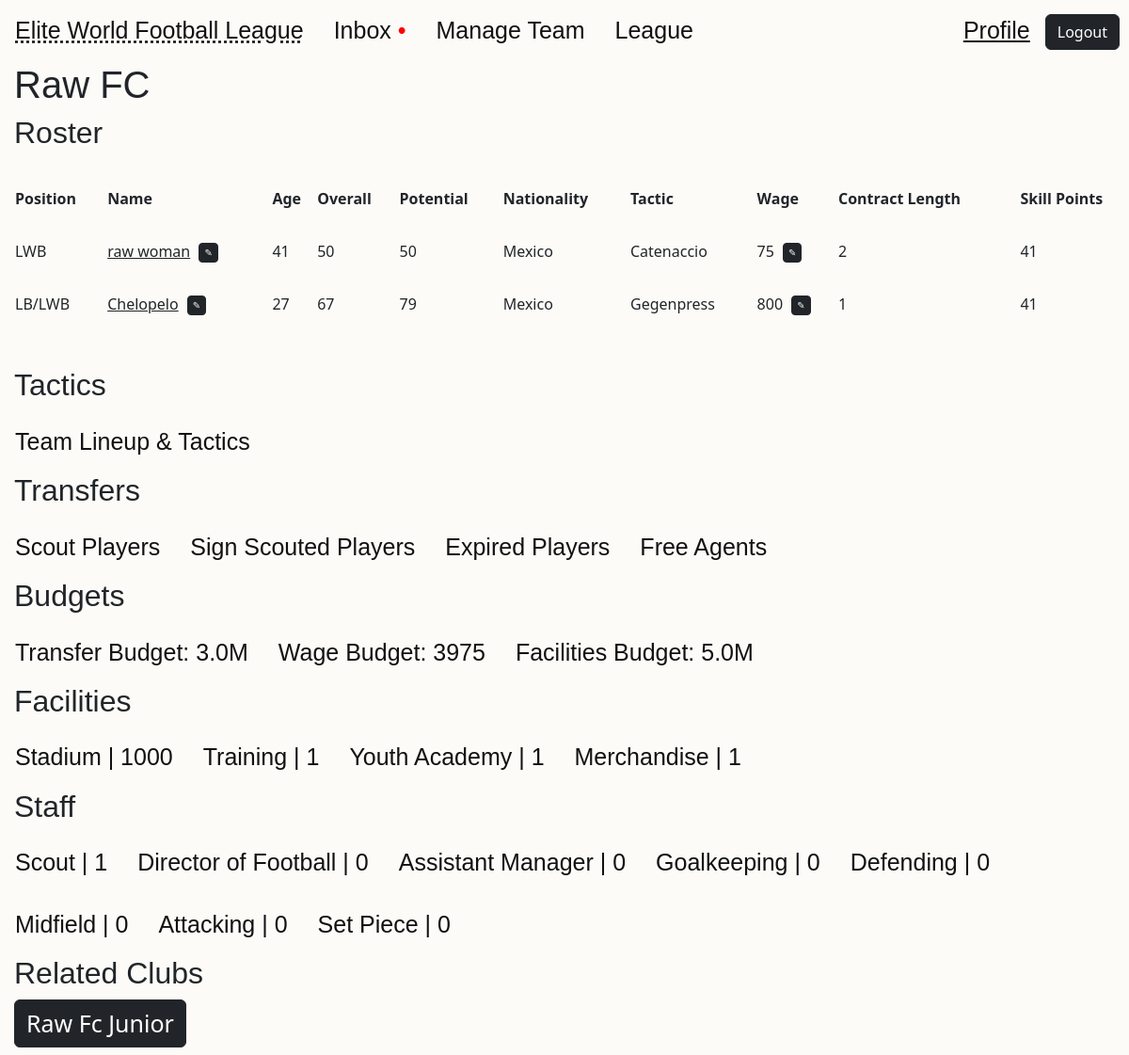
The page /manage-team/ (signed in) on the database its author committed.
### management/models.py (models this page shows, shortened)
class Team(models.Model):
    id = models.AutoField(primary_key=True)
    name = models.CharField(max_length=64, unique=True)
    logo = models.ImageField(default='default-logo.png', upload_to='team_logos')
    owner = models.ForeignKey(User, on_delete=models.CASCADE)
    stadium = models.IntegerField(default=1000)
    scout = models.IntegerField(default=1)
    training_facilties = models.IntegerField(default=1)
    youth_academy = models.IntegerField(default=1)
    merchandise = models.IntegerField(default=1)
    director_of_football = models.IntegerField(default=0)
    assistant_manager = models.IntegerField(default=0)
    goalkeeping_coach = models.IntegerField(default=0)
    defending_coach = models.IntegerField(default=0)
    midfield_coach = models.IntegerField(default=0)
    attacking_coach = models.IntegerField(default=0)
    set_piece_coach = models.IntegerField(default=0)
    physiotherapist = models.IntegerField(default=0)
    transfer_budget = models.FloatField(default=5.0)
    facilities_budget = models.FloatField(default=5.0)
    wage_budget_total = models.IntegerField(default=5000)
    wage_budget_spent = models.IntegerField(default=0)
    wage_budget_remaining = models.IntegerField(default=0)
    scout_reports_remaining = models.IntegerField(default=10)
    can_transfer = models.BooleanField(default=False)
    new_message = models.BooleanField(default=False)
    tactic = models.CharField(max_length=64, default="Balanced")
    mentality = models.CharField(max_length=64, default="Balanced")
    formation = models.CharField(max_length=64, default="4-4-2")

class Player(models.Model):
    id = models.IntegerField(primary_key=True)
    team = models.ForeignKey(Team, on_delete=models.CASCADE, related_name='players')
    feeder_team = models.ForeignKey(Feeder_Team, on_delete=models.CASCADE, related_name='feeder_players', blank=True, null=True)
    position = models.CharField(max_length=64)
    name = models.CharField(max_length=64, default='Player')
    age = models.IntegerField()
    sex = models.CharField(max_length=64, default='Male')
    overall = models.IntegerField()
    potential = models.IntegerField()
    nationality = models.CharField(max_length=64)
    tactic = models.CharField(max_length=64)
    wage = models.IntegerField()
    contract_length = models.IntegerField()
    skill_points = models.IntegerField(default=0)
    traits = models.CharField(max_length=1024, default='')
    goals = models.IntegerField(default=0)
    assists = models.IntegerField(default=0)
    motm = models.IntegerField(default=0)
    loaned = models.CharField(max_length=5, default="N/A")
    loaned_to = models.CharField(max_length=64, default="N/A")
    loaned_wage = models.IntegerField(default=0)
    training = models.BooleanField(default=False)
    training_position = models.CharField(max_length=64, default="N/A")
    training_tactic = models.CharField(max_length=64, default="N/A")
    training_position_time = models.IntegerField(default=0)
    training_position_chance = models.IntegerField(default=0)
    training_tactic_time = models.IntegerField(default=0)
    training_tactic_chance = models.IntegerField(default=0)
    out_of_league_loan = models.BooleanField(default=False)
    free_agent = models.BooleanField(default=False)
    lineup_position = models.CharField(max_length=64, default="N/A")
    lineup_rating = models.IntegerField(default=0)
    duty = models.CharField(max_length=64, default='Support')
    dribbling = models.CharField(max_length=64, default='Balanced')
    shooting = models.CharField(max_length=64, default='Balanced')
    risk_taking = models.CharField(max_length=64, default='Balanced')
    tackling = models.CharField(max_length=64, default='Balanced')
    freedom = models.CharField(max_length=64, default='Balanced')

class Feeder_Team(models.Model):
    id = models.AutoField(primary_key=True)
    name = models.CharField(max_length=64, default='GFL Feeder Team')
    parent_club = models.ForeignKey(Team, on_delete=models.CASCADE, related_name='parent_club')
    level = models.IntegerField(default=40)
    nation = models.CharField(max_length=64, default='England')
    team_type = models.CharField(max_length=64, default='youth')
    def __str__(self):
        return self.name

### management/views.py (the view)
# urls.py: path('manage-team/', views.manage_team, name='manage-team'),
@login_required
def manage_team(request):
    team = Team.objects.get(owner=request.user)
    players = Player.objects.filter(team=team)
    loaned_players = Player.objects.filter(loaned_to=team.name)
    players = players.union(loaned_players)
    feeder_teams = Feeder_Team.objects.filter(parent_club=team)
    positions = ['GK', 'LWB', 'LB', 'CB', 'RB', 'RWB',
                 'CDM', 'LM', 'CM', 'RM', 'CAM',
                 'LW', 'CF', 'ST', 'RW']
    sorted_players = []
    for i in positions:
        for x in players:
            position = x.position.split('/')[0]
            if position == i:
                sorted_players.append(x)
    context =  {
        'team_name': team.name,
        'players': sorted_players,
        'transfer_budget': team.transfer_budget,
        'wage_budget': team.wage_budget_remaining,
        'facilities_budget': team.facilities_budget,
        'stadium': team.stadium,
        'scout': team.scout,
        'training_facilities': team.training_facilties,
        'youth_academy': team.youth_academy,
        'merchandise': team.merchandise,
        'director_of_football': team.director_of_football,
        'assistant_manager': team.assistant_manager,
        'goalkeeping_coach': team.goalkeeping_coach,
        'defending_coach': team.defending_coach,
        'midfield_coach': team.midfield_coach,
        'attacking_coach': team.attacking_coach,
        'set_piece_coach': team.set_piece_coach,
        'physiotherapist': team.physiotherapist,
        'feeder_teams' : feeder_teams
    }
    return render(request, 'management/manage-team.html', context)

### management/context_processors.py (called while the page is built)
def user_team(request):
    if request.user.is_authenticated:
        team = Team.objects.get(owner=request.user)
        return {'user_team': team}
    return {'user_team': None}

### management/templates/management/manage-team.html (shortened to what this page needs)
{% extends "management/base.html" %}
{% block content %}
    <h1>{{team_name}}</h1>
    <h2>Roster</h2>
    <table style="width: 100%;  margin-left: 15px; border-collapse: separate; border-spacing: 0 30px;">
        <tr>
            <th>Position</th>
            <th>Name</th>
            <th>Age</th>
            <th>Overall</th>
            <th>Potential</th>
            <th>Nationality</th>
            <th>Tactic</th>
            <th>Wage</th>
            <th>Contract Length</th>
            <th>Skill Points</th>
        </tr>
    {% for player in players %}
        {% if not player.free_agent and player.feeder_team == None or player.feeder_team == '' %}
        <tr>
            <td>{{player.position}}</td>
            <td><a class="link-dark" href="{% url 'player-detail' player.pk %}">{{player.name}}</a>
                {% if player.loaned != 'out' and not player.out_of_league_loan %}
                <a class="btn btn-dark btn-sm" style="margin-left: 5px; font-size: 10px; padding: 2px 5px" href="{% url 'player-update' player.pk %}">✎</a>
                {% endif %}
            </td>
            <td>{{player.age}}</td>
            <td>{{player.overall}}</td>
            <td>{{player.potential}}</td>
            <td>{{player.nationality}}</td>
            <td>{{player.tactic}}</td>
            <td>
                {{player.wage}}
                {% if player.loaned != 'out' and not player.out_of_league_loan %}
                    <form action="{% url 'offer-contract' %}" method="POST" style="display: inline">
                    <button class="btn btn-sm btn-dark" style="display: inline-block; font-size: 10px; padding: 2px 5px; margin-left: 5px;" type="submit">✎</button>
                    </form>
                {% endif %}
            </td>
            {% if player.contract_length == 0 %}
                <td style="color: red">{{player.contract_length}}</td>
            {% else %}
                <td>{{player.contract_length}}</td>
            {% endif %}
            <td>{{player.skill_points}}</td>
        {% endif %}
        </tr>
    {% endfor %}
    </table>
    <br>
    <h2>Tactics</h2>
    <ul class="topnav">
        <li><a href="{% url 'lineup' %}">Team Lineup & Tactics</a></li>
    </ul>
    <h2>Transfers</h2>
    <ul class="topnav">
        <li><a href="{% url 'scout-players' %}">Scout Players</a></li>
        <li><a href="{% url 'scouted-players' %}">Sign Scouted Players</a></li>
        <li><a href="{% url 'expired-players' %}">Expired Players</a></li>
        <li><a href="{% url 'free-agents' %}">Free Agents</a></li>
    </ul>
    <h2>Budgets</h2>
    <ul class="topnav">
        <li><a href="{% url 'budgets' %}">Transfer Budget: {{transfer_budget}}M</a></li>
        <li><a href="{% url 'budgets' %}">Wage Budget: {{wage_budget}}</a></li>
        <li><a href="{% url 'budgets' %}">Facilities Budget: {{facilities_budget}}M</a></li>
    </ul>
    <h2>Facilities</h2>
    <ul class="topnav">
        <li><a href="{% url 'facilities' %}">Stadium | {{stadium}}</a></li>
        <li><a href="{% url 'facilities' %}">Training | {{training_facilities}}</a></li>
        <li><a href="{% url 'facilities' %}">Youth Academy | {{youth_academy}}</a></li>
        <li><a href="{% url 'facilities' %}">Merchandise | {{merchandise}}</a></li>
    </ul>
    <h2>Staff</h2>
    <ul class="topnav">
        <li><a href="{% url 'staff' %}">Scout | {{scout}}</a></li>
        <li><a href="{% url 'staff' %}">Director of Football | {{director_of_football}}</a></li>
        <li><a href="{% url 'staff' %}">Assistant Manager | {{assistant_manager}}</a></li>
        <li><a href="{% url 'staff' %}">Goalkeeping | {{goalkeeping_coach}}</a></li>
        <li><a href="{% url 'staff' %}">Defending | {{defending_coach}}</a></li>
        <li><a href="{% url 'staff' %}">Midfield | {{midfield_coach}}</a></li>
        <li><a href="{% url 'staff' %}">Attacking | {{attacking_coach}}</a></li>
        <li><a href="{% url 'staff' %}">Set Piece | {{set_piece_coach}}</a></li>
    </ul>
    <h2>Related Clubs</h2>
    {% for i in feeder_teams %}
    <form action="{% url 'manage-feeder-team' %}" method="POST" style="display: inline">
            <button class="btn btn-dark" type="submit" style="font-size: 25px; margin-left: 15px">{{i.name}}</button>
    </form>
    {% endfor %}
{% endblock content %}

### management/templates/management/base.html (shortened to what this page needs)
{% load static %}
<!DOCTYPE html>
<html lang="en">
<head>
  <link href="https://cdn.jsdelivr.net/npm/bootstrap@5.3.3/dist/css/bootstrap.min.css" rel="stylesheet">
  <link rel="stylesheet" type="text/css" href="{% static 'management/main.css' %}">
</head>
<body>
  <ul class="topnav" style=" width: 100%;">
  <li><a href="{% url 'site-home' %}">Elite World Football League</a></li>
  {% if user.is_authenticated %}
  {% if user_team.new_message %}
    <li><a href="{% url 'notifications' %}">Inbox <span style="color: red">•</span></a></li>
  {% else %}
    <li><a href="{% url 'notifications' %}">Inbox</a></li>
  {% endif %}
  <li><a href="{% url 'manage-team' %}">Manage Team</a></li>
    <form action="{% url 'logout' %}" method="POST">
        <button class="btn btn-dark" type="submit" style="float: right; margin-top: 15px; margin-right: 10px;">Logout</button>
    </form>
    <li class="ul.topnav li right"><a class="active" href="{% url 'profile' %}">Profile</a></li>
  {% else %}
    <li class="ul.topnav li right"><a class="active" href="{% url 'register' %}">Register</a></li>
    <li class="ul.topnav li right"><a class="active" href="{% url 'login' %}">Login</a></li>
  {% endif %}
  <li><a href="{% url 'league' %}">League</a></li>
</ul>
  {% block content %}{% endblock %}
</body>
</html>

### management/static/management/main.css (style rules this page uses)
body { margin: 0; background-color: #fcfbf8; }
ul.topnav { list-style-type: none; margin: 0; padding: 0; overflow: hidden; background-color: #fcfbf8; }
ul.topnav li { float: left; }
ul.topnav li a { display: block; color: #111111; text-align: center; padding: 14px 16px; text-decoration: none; font-weight: 100; font-size: 25px; font-family: "Trebuchet MS", Helvetica, sans-serif }
ul.topnav li a.active { text-decoration: underline; text-decoration-color: #111111; }
ul.topnav li.right { float: right; }
h1 { font-family: "Trebuchet MS", Helvetica, sans-serif; font-weight: 100; margin-left: 15px; }
h2 { font-family: "Trebuchet MS", Helvetica, sans-serif; margin-left: 15px; }

### rows shown on the page
Team: name "Raw FC", facilities_budget "5.0"
Player: position "LWB", name "raw woman", age "41", overall "50", potential "50", nationality "Mexico", tactic "Catenaccio", wage "75", contract_length "2", skill_points "41"
Player: position "LB/LWB", name "Chelopelo", age "27", overall "67", potential "79", nationality "Mexico", tactic "Gegenpress", wage "800", contract_length "1", skill_points "41"
Feeder_Team: name "Raw Fc Junior"

### other values the page prints
{{ wage_budget }} "3975"
{{ stadium }} "1000"
{{ training_facilities }} "1"
{{ youth_academy }} "1"
{{ merchandise }} "1"
{{ scout }} "1"
{{ director_of_football }} "0"
{{ assistant_manager }} "0"
{{ goalkeeping_coach }} "0"
{{ defending_coach }} "0"
{{ midfield_coach }} "0"
{{ attacking_coach }} "0"
{{ set_piece_coach }} "0"
